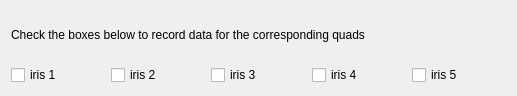
<?xml version="1.0" encoding="UTF-8"?>
<ui version="4.0">
 <class>Form</class>
 <widget class="QWidget" name="Form">
  <property name="geometry">
   <rect>
    <x>0</x>
    <y>0</y>
    <width>517</width>
    <height>96</height>
   </rect>
  </property>
  <property name="windowTitle">
   <string>Form</string>
  </property>
  <property name="styleSheet">
   <string notr="true"/>
  </property>
  <layout class="QGridLayout" name="gridLayout">
   <item row="2" column="0">
    <widget class="QCheckBox" name="iris1Box">
     <property name="text">
      <string>iris 1</string>
     </property>
    </widget>
   </item>
   <item row="1" column="0" colspan="5">
    <widget class="QLabel" name="label">
     <property name="text">
      <string>Check the boxes below to record data for the corresponding quads</string>
     </property>
    </widget>
   </item>
   <item row="2" column="3">
    <widget class="QCheckBox" name="iris4Box">
     <property name="text">
      <string>iris 4</string>
     </property>
    </widget>
   </item>
   <item row="2" column="2">
    <widget class="QCheckBox" name="iris3Box">
     <property name="text">
      <string>iris 3</string>
     </property>
    </widget>
   </item>
   <item row="2" column="1">
    <widget class="QCheckBox" name="iris2Box">
     <property name="text">
      <string>iris 2</string>
     </property>
    </widget>
   </item>
   <item row="2" column="4">
    <widget class="QCheckBox" name="iris5Box">
     <property name="text">
      <string>iris 5</string>
     </property>
    </widget>
   </item>
  </layout>
 </widget>
 <resources/>
 <connections/>
</ui>
